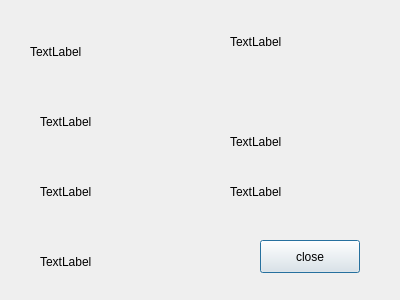
<?xml version="1.0" encoding="UTF-8"?>
<ui version="4.0">
 <class>ViewCustomerWindow</class>
 <widget class="QDialog" name="ViewCustomerWindow">
  <property name="geometry">
   <rect>
    <x>0</x>
    <y>0</y>
    <width>400</width>
    <height>300</height>
   </rect>
  </property>
  <property name="windowTitle">
   <string>Dialog</string>
  </property>
  <widget class="QPushButton" name="closeButton">
   <property name="geometry">
    <rect>
     <x>260</x>
     <y>240</y>
     <width>100</width>
     <height>33</height>
    </rect>
   </property>
   <property name="text">
    <string>close</string>
   </property>
  </widget>
  <widget class="QLabel" name="firstNameLabel">
   <property name="geometry">
    <rect>
     <x>30</x>
     <y>40</y>
     <width>72</width>
     <height>24</height>
    </rect>
   </property>
   <property name="text">
    <string>TextLabel</string>
   </property>
  </widget>
  <widget class="QLabel" name="lastNameLabel">
   <property name="geometry">
    <rect>
     <x>40</x>
     <y>110</y>
     <width>72</width>
     <height>24</height>
    </rect>
   </property>
   <property name="text">
    <string>TextLabel</string>
   </property>
  </widget>
  <widget class="QLabel" name="nationalCodeLabel">
   <property name="geometry">
    <rect>
     <x>40</x>
     <y>180</y>
     <width>72</width>
     <height>24</height>
    </rect>
   </property>
   <property name="text">
    <string>TextLabel</string>
   </property>
  </widget>
  <widget class="QLabel" name="ageLabel">
   <property name="geometry">
    <rect>
     <x>40</x>
     <y>250</y>
     <width>72</width>
     <height>24</height>
    </rect>
   </property>
   <property name="text">
    <string>TextLabel</string>
   </property>
  </widget>
  <widget class="QLabel" name="usernameLabel">
   <property name="geometry">
    <rect>
     <x>230</x>
     <y>30</y>
     <width>72</width>
     <height>24</height>
    </rect>
   </property>
   <property name="text">
    <string>TextLabel</string>
   </property>
  </widget>
  <widget class="QLabel" name="passwordLabel">
   <property name="geometry">
    <rect>
     <x>230</x>
     <y>130</y>
     <width>72</width>
     <height>24</height>
    </rect>
   </property>
   <property name="text">
    <string>TextLabel</string>
   </property>
  </widget>
  <widget class="QLabel" name="accountCountLabel">
   <property name="geometry">
    <rect>
     <x>230</x>
     <y>180</y>
     <width>72</width>
     <height>24</height>
    </rect>
   </property>
   <property name="text">
    <string>TextLabel</string>
   </property>
  </widget>
 </widget>
 <resources/>
 <connections/>
</ui>
